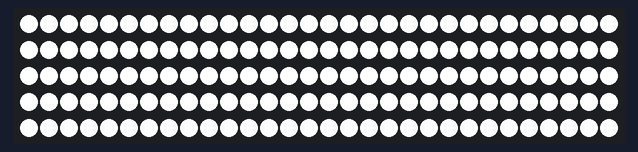
A sketch run on a simulated Arduino Uno, built with avr-gcc and run on an emulated ATmega328P. Parts: 150 RGB LEDs in strip order, left to right, continuing on the next row.

Above: at 1.2 s.

The sketch:

main.ino
```cpp
#include <Adafruit_NeoPixel.h>
#ifdef __AVR__
  #include <avr/power.h>
#endif
#define PIN         6
#define NUMPIXELS 150

Adafruit_NeoPixel pixels(NUMPIXELS, PIN, NEO_GRBW + NEO_KHZ800);
#define DELAYVAL 100

void setup() {
#if defined(__AVR_ATtiny85__) && (F_CPU == 16000000)
  clock_prescale_set(clock_div_1);
#endif

  pixels.begin();
    for(int i=0; i<NUMPIXELS; i++) {

    pixels.setPixelColor(i, pixels.Color(0, 0, 0, 0xFF));
    pixels.show();
    //delay(DELAYVAL);
  }
}

void loop() {
//  pixels.clear();


  for(int i=256; i>0; --i) {

    //pixels.setBrightness(i);
   // delay(DELAYVAL);
  }
}
```
